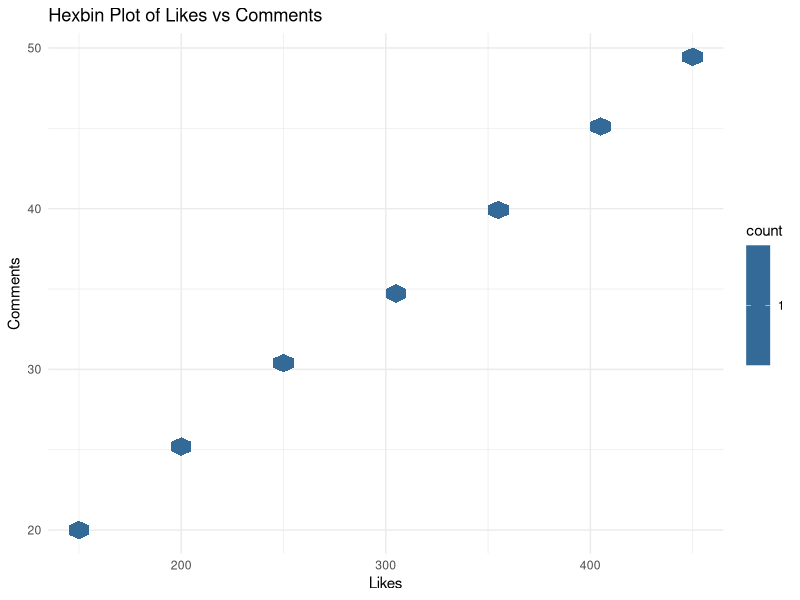

Reproduce this figure in R.
# Load necessary libraries
library(ggplot2)
library(hexbin)

# Dataset
data <- data.frame(
  Date = as.Date(c('2023-01-01', '2023-01-02', '2023-01-03', '2023-01-04', 
                   '2023-01-05', '2023-01-06', '2023-01-07')),
  Likes = c(150, 200, 250, 300, 350, 400, 450),
  Comments = c(20, 25, 30, 35, 40, 45, 50),
  Shares = c(30, 35, 40, 45, 50, 55, 60)
)

# Create the hexbin plot
ggplot(data, aes(x = Likes, y = Comments)) +
  geom_hex() +
  labs(title = 'Hexbin Plot of Likes vs Comments',
       x = 'Likes',
       y = 'Comments') +
  theme_minimal()

